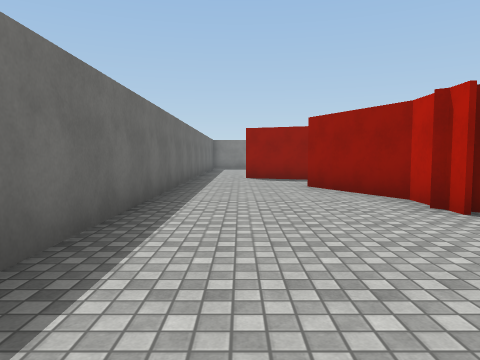
[1] (above)

16 first-person views from a walk through a 3-D level made in the Unity game engine. The camera is 1.3 m above the floor, tilts 4° down and sees 70° across. The floor is counted in squares, 2 m on a side. Each view is taken from the middle of a square. On the plan, view 1 faces up. The plan holds only what a view shows up to about 10 squares ahead; the rest is blank. Surface patterns are stand-ins for the level's own textures.

[2]
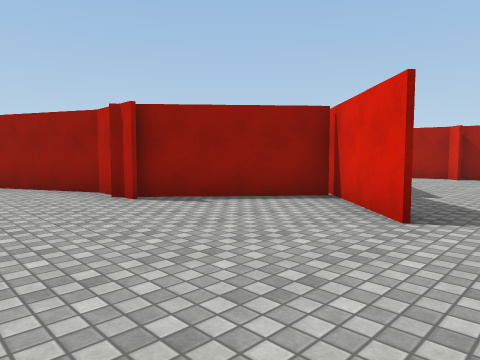

[3]
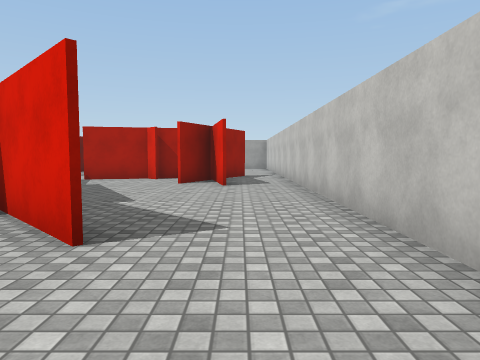

[4]
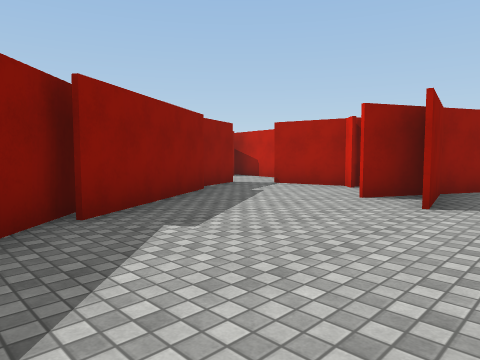

[5]
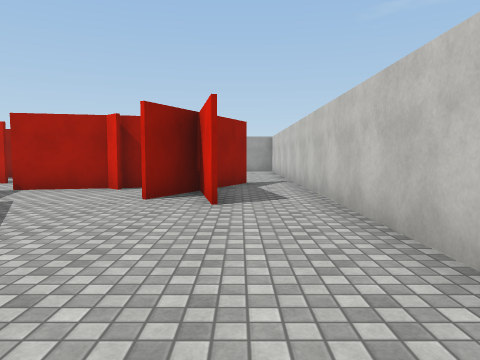

[6]
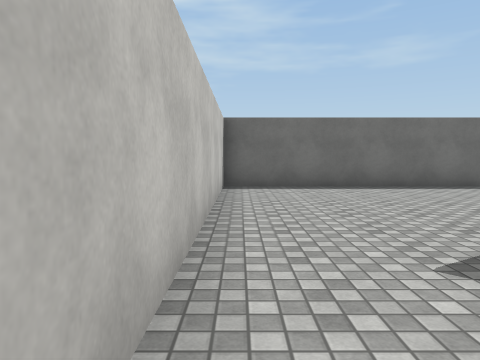

[7]
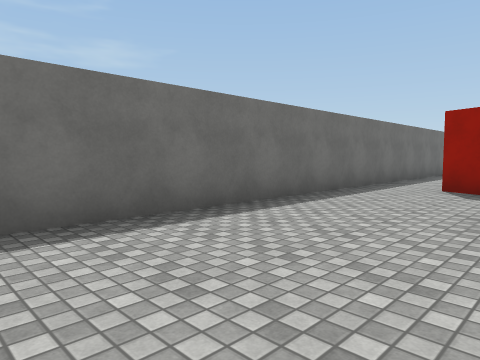

[8]
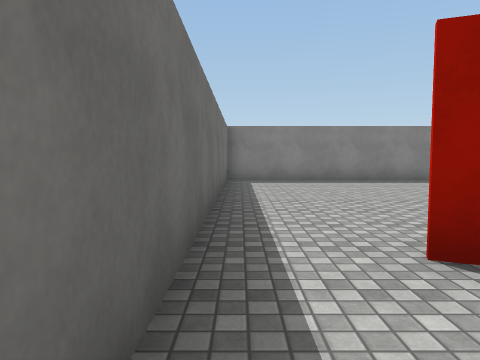

[9]
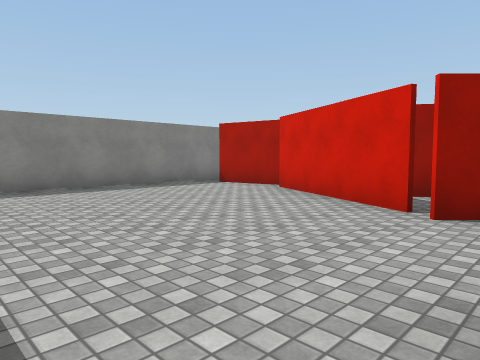

[10]
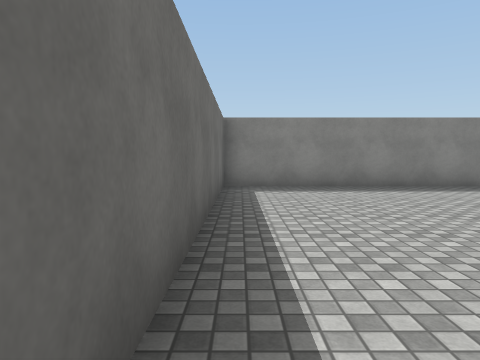

[11]
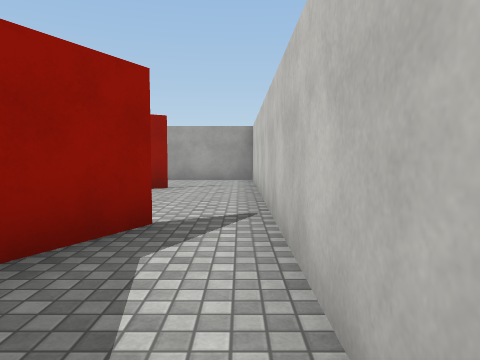

[12]
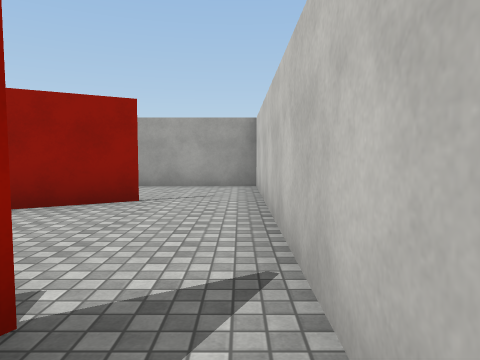

[13]
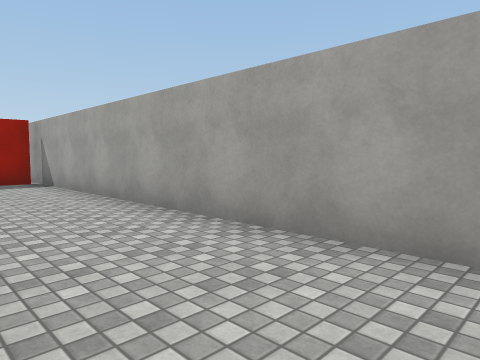

[14]
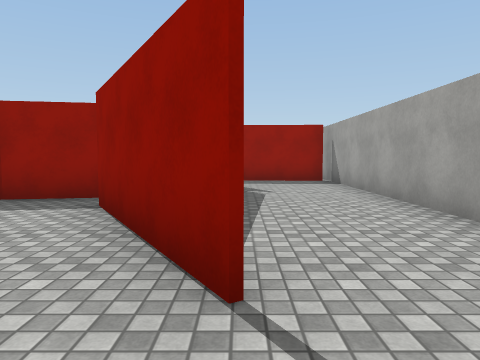

[15]
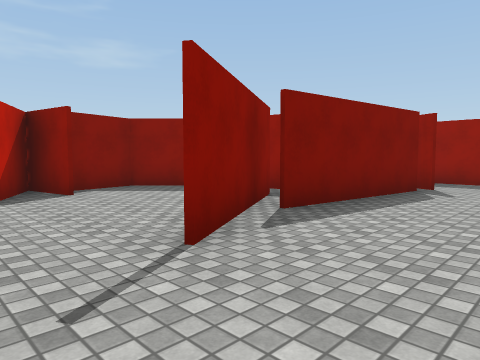

[16]
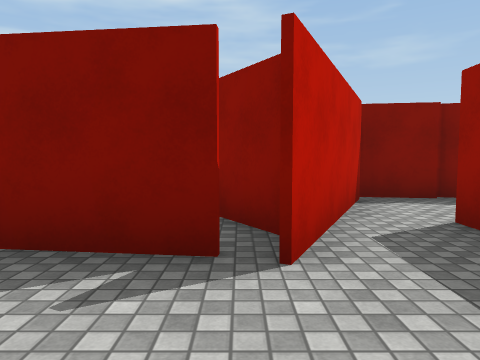

### Floor plan
Points are (right, up) in squares from view 1. A wall is a line through its corners. A room is listed if a view was taken in it or the views show most of it. See-through windows are left out.
Room 1 (views 1, 2, 3, 4, 5, 6, 7, 8, 9, 10, 11, 12)
walls: (2.5, 3.7) (2.5, 5.1) (1.4, 7.4); (3.4, 0.2) (5.4, 2.2); (5, 1.9) (2.7, 4); (5.5, 2.1) (4.5, 1.2); (8.3, 3.4) (5.2, 1.5); (8.5, -0.6) (10.6, -0.2); (10, 4.2) (8.6, 3.7); (1.9, 9.4) (0.1, 10.1); (10.6, 1.4) (11, 1.7); (10.9, 1.7) (10.5, 3.3); (11.1, 0.9) (10.9, 1.5); (12, 0) (8.5, -0.7); (12.3, -1.2) (9, 0.4); (-1.3, 11.6) (-1.3, -2.4) (11.4, -2.4)
ways out: opening at (-0.5, 10.5) to room 3; opening at (12, -2) to room 4
Room 2 (views 13, 14, 15, 16)
walls: (14.2, 2.5) (16.1, -0.6); (15.8, 4.9) (15.4, 1.3); (14.4, -2.4) (18.4, -2.4) (18.4, 7.8); (18.2, 7) (14.6, 7.1); (13, 6.7) (16.1, 5.3)
ways out: opening at (15.5, -1.5) to room 4
Room 3 (no view inside)
walls: (3.1, 11.3) (4.7, 14.6); (5.1, 14.8) (4.8, 16.5); (4.6, 17.3) (-1.3, 17.3) (-1.3, 11.6)
ways out: opening at (-0.5, 10.5) to room 1; opening at (5, 17)
Room 4 (no view inside)
walls: (10.6, -0.2) (12.1, -1); (11, 1.7) (11.3, 0.3); (11.4, -2.4) (14.4, -2.4); (16, -0.6) (14.1, 2.5); (13.9, 3.3) (12.4, 3.1) (11, 1.6)
ways out: opening at (12, -2) to room 1; opening at (15.5, -1.5) to room 2

Positions as (right, up) in squares from view 1, and headings:
1: (0, 0), facing up
2: (0, -1), facing up-right
3: (1, -1), facing right
4: (4, -2), facing up-right
5: (4, -1), facing right
6: (6, -2), facing left
7: (2, 3), facing up-left
8: (-1, 8), facing up
9: (-1, 10), facing up-right
10: (-1, 10), facing up
11: (9, -2), facing right
12: (11, -2), facing right
13: (16, -2), facing up-right
14: (16, -2), facing up
15: (18, -2), facing up-left
16: (18, 5), facing left
